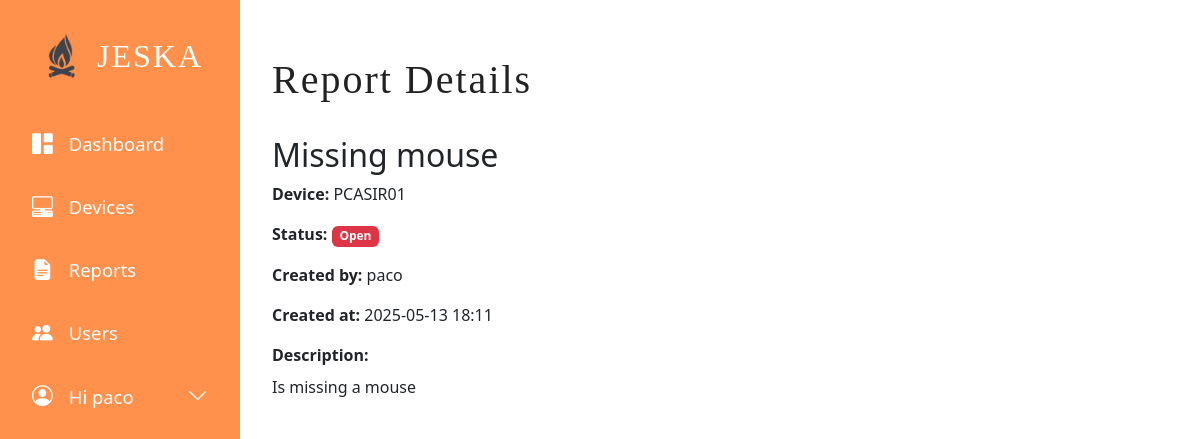
Page /reports/1/view (signed in) on the earlier database version.
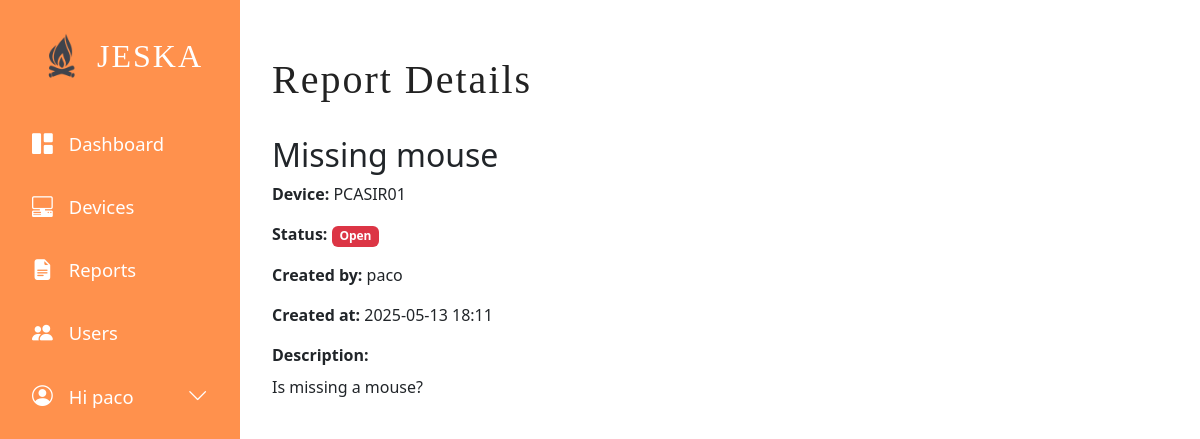
Same page on the later database version.
### tables this page shows
CREATE TABLE reports (
  id INTEGER PRIMARY KEY AUTOINCREMENT,
  title VARCHAR NOT NULL,
  body TEXT,
  author_username VARCHAR NOT NULL,
  device_name VARCHAR NOT NULL,
  status VARCHAR,
  created_at TIMESTAMP NOT NULL DEFAULT CURRENT_TIMESTAMP,
  FOREIGN KEY (author_username) REFERENCES users(username),
  FOREIGN KEY (device_name) REFERENCES devices(name)
);

### jeska/models/report.py (the view)
@bp.route('/<int:id>/view')
@login_required
def view(id):
    report = get_report(id, check_author=False)
    return render_template('report/view.html', report=report)

### jeska/models/auth.py (called while the page is built)
@bp.before_app_request
def load_logged_in_user():
    user_id = session.get('user_id')
    if user_id is None:
        g.user = None
    else:
        g.user = get_db().execute(
            'SELECT * FROM users WHERE id = ?', (user_id,)
        ).fetchone()

def login_required(view):
    @functools.wraps(view)
    def wrapped_view(**kwargs):
        if g.user is None:
            return redirect(url_for('auth.login'))
        return view(**kwargs)
    return wrapped_view

### jeska/models/db.py (called while the page is built)
def get_db():
    if 'db' not in g:
        g.db = sqlite3.connect(
            current_app.config['DATABASE'],
            detect_types=sqlite3.PARSE_DECLTYPES
        )
        g.db.row_factory = sqlite3.Row
    return g.db

### jeska/models/report.py (called while the page is built, shortened)
def get_report(id, check_author=True):
    report = get_db().execute(
        'SELECT r.id, r.title, r.body, r.author_username, r.device_name, r.status, r.created_at'
        ' FROM reports r'
        ' WHERE r.id = ?',
        (id,)
    ).fetchone()
    if report is None:
        abort(404, f"Report id {id} doesn't exist.")
    return report

### jeska/templates/report/view.html (shortened to what this page needs)
{% extends 'base.html' %}
{% block header %}
  <h1>{% block title %}Report Details{% endblock %}</h1>
{% endblock %}
{% block content %}
  <div class="report-details">
    <h2>{{ report['title'] }}</h2>
    <div class="mb-3">
      <strong>Device:</strong> {{ report['device_name'] }}
    </div>
    <div class="mb-3">
      <strong>Status:</strong>
      <span class="badge {% if report['status'] == 'Open' %}bg-danger{% elif report['status'] == 'In Progress' %}bg-warning{% else %}bg-success{% endif %}">
        {{ report['status'] }}
      </span>
    </div>
    <div class="mb-3">
      <strong>Created by:</strong> {{ report['author_username'] }}
    </div>
    <div class="mb-3">
      <strong>Created at:</strong> {{ report['created_at'].strftime('%Y-%m-%d %H:%M') }}
    </div>
    <div class="mb-3">
      <strong>Description:</strong>
      <p id="report-body" class="mt-2">{{ report['body'] }}</p>
    </div>
  </div>
{% endblock %}

Differences in the rows shown:
changed reports "Missing mouse": body "Is missing a mouse" → "Is missing a mouse?"
